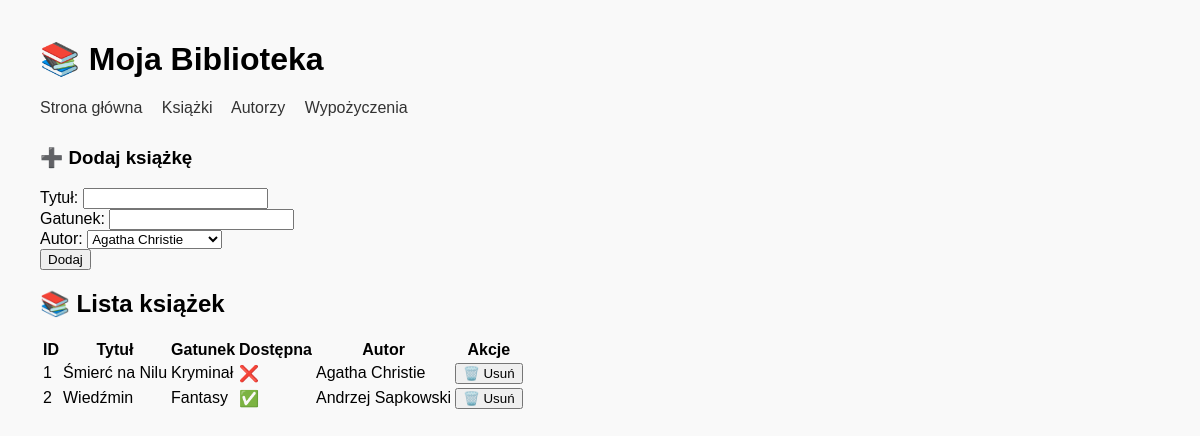
Before: /books with the older database file.
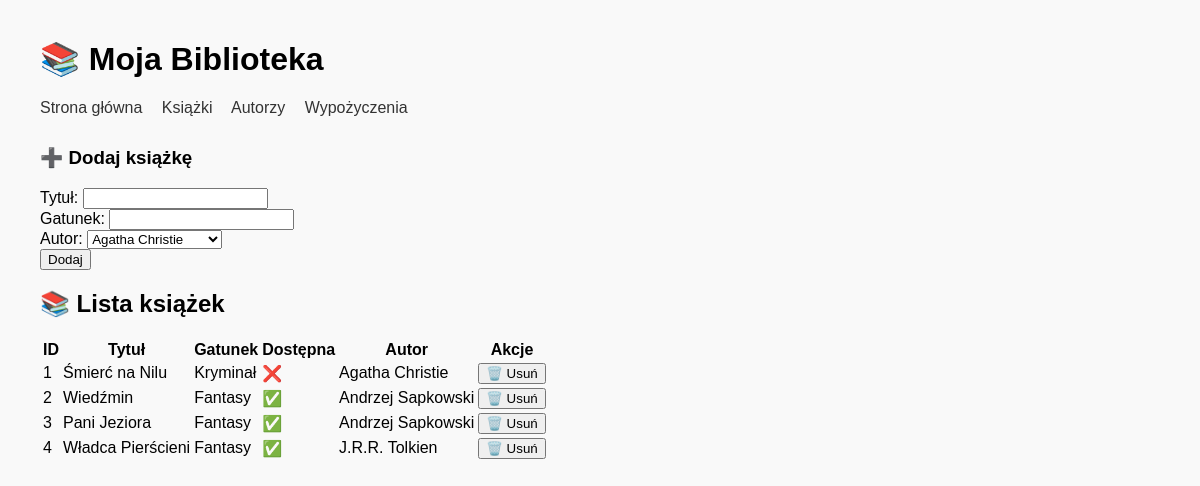
After: the same page with the newer database file.
### app/models.py (models this page shows, shortened)
class Book(db.Model):
    __tablename__ = "books"
    id = db.Column(db.Integer, primary_key=True)
    author_id = db.Column(db.Integer, db.ForeignKey("authors.id"), nullable=False)
    title = db.Column(db.String(200), nullable=False)
    genre = db.Column(db.String(100))
    available = db.Column(db.Boolean, default=True)
    borrowings = db.relationship("Borrowings", backref="book", lazy="dynamic")

class Author(db.Model):
    __tablename__ = "authors"
    id = db.Column(db.Integer, primary_key=True)
    name = db.Column(db.String(100), nullable=False)
    surname = db.Column(db.String(100), nullable=False)
    nationality = db.Column(db.String(100))
    books = db.relationship("Book", backref="author", lazy="dynamic")

### app/routes.py (the view, shortened to what this page needs)
@app.route("/books", strict_slashes=False, methods=["GET", "POST"])
def books():
    all_books = Book.query.all()
    all_authors = Author.query.all()
    return render_template("books.html", books=all_books, authors=all_authors)

### app/templates/books.html (shortened to what this page needs)
{% extends "base.html" %}
{% block content %}
<h3>➕ Dodaj książkę</h3>
<form method="POST">
    <label for="title">Tytuł:</label>
    <input type="text" name="title" required><br>
    <label for="genre">Gatunek:</label>
    <input type="text" name="genre"><br>
    <label for="author_id">Autor:</label>
    <select name="author_id" required>
        {% for author in authors %}
        <option value="{{ author.id }}">{{ author.name }} {{ author.surname }}</option>
        {% endfor %}
    </select><br>
    <button type="submit">Dodaj</button>
</form>
<h2>📚 Lista książek</h2>
<table>
    <tr>
        <th>ID</th>
        <th>Tytuł</th>
        <th>Gatunek</th>
        <th>Dostępna</th>
        <th>Autor</th>
        <th>Akcje</th>
    </tr>
    {% for book in books %}
    <tr>
        <td>{{ book.id }}</td>
        <td>{{ book.title }}</td>
        <td>{{ book.genre }}</td>
        <td>{{ "✅" if book.available else "❌" }}</td>
        <td>{{ book.author.name }} {{ book.author.surname }}</td>
        <td>
            <form method="POST" action="{{ url_for('delete_book', book_id=book.id) }}" style="display:inline;">
                <button type="submit" onclick="return confirm('Czy na pewno chcesz usunąć tę książkę?')">🗑️
                    Usuń</button>
            </form>
        </td>
    </tr>
    {% endfor %}
</table>
{% endblock %}

### app/templates/base.html (shortened to what this page needs)
<!DOCTYPE html>
<html lang="pl">
<head>
</head>
<body>
    <header>
        <h1>📚 Moja Biblioteka</h1>
        <nav>
            <a href="/">Strona główna</a>
            <a href="/books">Książki</a>
            <a href="/authors">Autorzy</a>
            <a href="/borrowings">Wypożyczenia</a>
        </nav>
    </header>
    {% block content %}
    {% endblock %}
</body>
</html>

### app/templates/base.html (style rules this page uses)
body { font-family: Arial, sans-serif; margin: 40px; background-color: #f9f9f9; }
header { margin-bottom: 30px; }
nav a { margin-right: 15px; text-decoration: none; color: #333; }

Changed rows visible on the page:
added Book: id "3", title "Pani Jeziora", genre "Fantasy", available "✅", author.name "Andrzej", author.surname "Sapkowski"
added Book: id "4", title "Władca Pierścieni", genre "Fantasy", available "✅", author.name "J.R.R.", author.surname "Tolkien"
